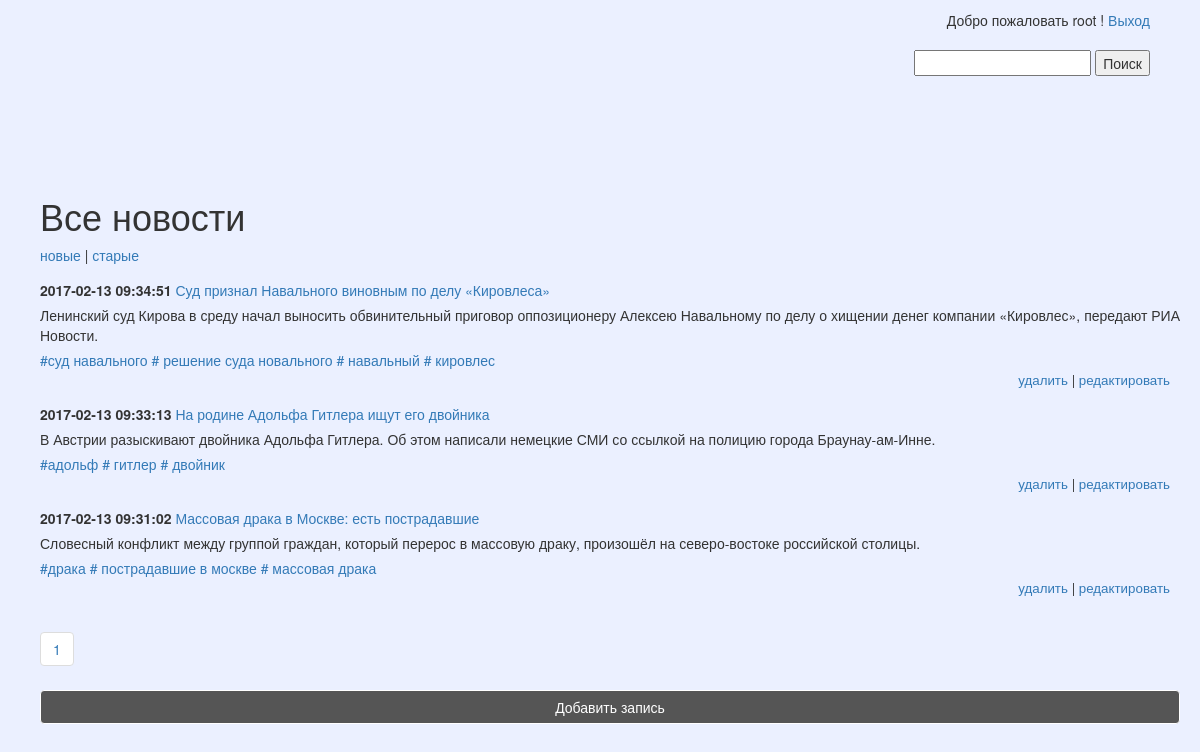
Page / (signed in) on the committed database.
### tables this page shows
CREATE TABLE `post` (
  `post_id` bigint(20) UNSIGNED NOT NULL,
  `post_title` varchar(255) DEFAULT NULL,
  `post_min_text` text,
  `post_text` text,
  `post_create_datetime` timestamp NULL DEFAULT NULL,
  `post_update_datetime` timestamp NOT NULL DEFAULT CURRENT_TIMESTAMP ON UPDATE CURRENT_TIMESTAMP
);

### include/pagination.php (the view, shortened to what this page needs)
<?php
require_once 'db.php';
$items    = array();
$html     = NULL;
$limit    = 4;
$start    = isset($_GET['page'])   ? intval( $_GET['page'] )   : 0 ;
if ($_GET['sort'] == "new") {
	$sql = $link->query("SELECT post.* , group_concat(tag.tag_title) as tags FROM post LEFT JOIN post_to_tag USING (post_id) LEFT JOIN tag USING (tag_id) group by post.post_id  LIMIT $start,$limit ");
} else $sql = $link->query("SELECT post.* , group_concat(tag.tag_title) as tags FROM post LEFT JOIN post_to_tag USING (post_id) LEFT JOIN tag USING (tag_id) group by post.post_id DESC LIMIT $start,$limit ");
$res_select = $sql->fetchAll(PDO::FETCH_ASSOC);
if( is_array($items) ) {
    for($i=0;$i<count($res_select);$i++) { ?>
        	<div class="note">
				<p>
					<span class="date"><?=$res_select[$i]['post_create_datetime'];?></span>
					<a href="include/note.php?id=<?=$res_select[$i]['post_id']?>"><?=$res_select[$i]['post_title'];?></a>
				</p>
				<p>
					<?=$res_select[$i]['post_min_text'];?>
				</p>
				<?php if ($res_select[$i]['tags']) {
					     $value['tags'] = explode(',', $res_select[$i]['tags']);
					     foreach ($value['tags'] as $tag) {
					     	    ?>
                                  <span class="print_tag">
                                        <a href='include/posttotag.php?tag=<?=$tag?>'><?="#".$tag?></a>
                                  </span>
					     <?php  } ?>
				<?php } ?>
                <?php if($_SESSION['logined']):?>
				<p class="nav">
					<a href="index.php?page=<?=$res_select[$i]['post_id']?>&del=<?=$res_select[$i]['post_id']?>">удалить</a> |
					<a href="include/edit.php?id=<?=$res_select[$i]['post_id']?>">редактировать</a>
				</p>
                <?php endif;?>
			</div>
     <?php
    }
}
$sql_count = $link ->query("SELECT COUNT(post_id) AS count FROM post");
$allItems_count = $sql_count->fetch(PDO::FETCH_OBJ)->count;
$pageCount = ceil( $allItems_count / $limit);
for( $i = 0; $i < $pageCount; $i++ ) {
    $html .= '<li><a href="index.php?page=' . ($i * $limit)  . '">' . ($i + 1)  . '</a></li>';
}
echo '<ul class="pagination">' . $html . '</ul>';

### css/styless.css (style rules this page uses)
body { background-color: #EBF0FF; }
#wrapper > div { margin-bottom: 15px; }
#wrapper p { margin-bottom: 5px; }
.date { font-weight: bold; }
.nav { text-align: right; padding-right: 10px; font-size: 10pt; }

### rows in the picture
post: post_create_datetime "2017-02-13 09:34:51", post_title "Суд признал Навального виновным по делу «Кировлеса»", post_min_text "Ленинский суд Кирова в среду начал выносить обвинительный приговор оппозиционеру Алексею Навальному по делу о хищении денег компании «Кировлес», передают РИА Новости.", tag "суд навального", tag "решение суда новального", tag "навальный", tag "кировлес"
post: post_create_datetime "2017-02-13 09:33:13", post_title "На родине Адольфа Гитлера ищут его двойника", post_min_text "В Австрии разыскивают двойника Адольфа Гитлера. Об этом написали немецкие СМИ со ссылкой на полицию города Браунау-ам-Инне.", tag "адольф", tag "гитлер", tag "двойник"
post: post_create_datetime "2017-02-13 09:31:02", post_title "Массовая драка в Москве: есть пострадавшие", post_min_text "Словесный конфликт между группой граждан, который перерос в массовую драку, произошёл на северо-востоке российской столицы.", tag "драка", tag "пострадавшие в москве", tag "массовая драка"

### other values in the picture
$_SESSION['user'] "root"
